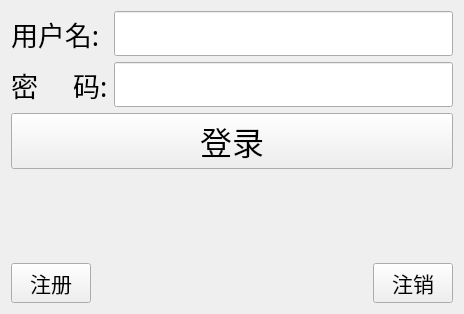
<?xml version="1.0" encoding="UTF-8"?>
<ui version="4.0">
 <class>TcpClient</class>
 <widget class="QWidget" name="TcpClient">
  <property name="geometry">
   <rect>
    <x>0</x>
    <y>0</y>
    <width>464</width>
    <height>314</height>
   </rect>
  </property>
  <property name="windowTitle">
   <string>TcpClient</string>
  </property>
  <layout class="QVBoxLayout" name="verticalLayout_2">
   <item>
    <layout class="QVBoxLayout" name="verticalLayout">
     <item>
      <layout class="QGridLayout" name="gridLayout">
       <item row="0" column="0">
        <widget class="QLabel" name="nameLabel">
         <property name="font">
          <font>
           <family>Agency FB</family>
           <pointsize>20</pointsize>
          </font>
         </property>
         <property name="text">
          <string>用户名:</string>
         </property>
        </widget>
       </item>
       <item row="0" column="1">
        <widget class="QLineEdit" name="nameLineEdit">
         <property name="font">
          <font>
           <family>Agency FB</family>
           <pointsize>20</pointsize>
          </font>
         </property>
        </widget>
       </item>
       <item row="1" column="0">
        <widget class="QLabel" name="pwdLabel">
         <property name="font">
          <font>
           <family>Agency FB</family>
           <pointsize>20</pointsize>
          </font>
         </property>
         <property name="text">
          <string>密     码:</string>
         </property>
        </widget>
       </item>
       <item row="1" column="1">
        <widget class="QLineEdit" name="pwdLineEdit">
         <property name="font">
          <font>
           <family>Agency FB</family>
           <pointsize>20</pointsize>
          </font>
         </property>
         <property name="echoMode">
          <enum>QLineEdit::Password</enum>
         </property>
        </widget>
       </item>
       <item row="2" column="0" colspan="2">
        <widget class="QPushButton" name="loginPushButton">
         <property name="font">
          <font>
           <family>Agency FB</family>
           <pointsize>24</pointsize>
          </font>
         </property>
         <property name="text">
          <string>登录</string>
         </property>
        </widget>
       </item>
      </layout>
     </item>
     <item>
      <spacer name="verticalSpacer">
       <property name="orientation">
        <enum>Qt::Vertical</enum>
       </property>
       <property name="sizeHint" stdset="0">
        <size>
         <width>20</width>
         <height>40</height>
        </size>
       </property>
      </spacer>
     </item>
     <item>
      <layout class="QHBoxLayout" name="horizontalLayout">
       <item>
        <widget class="QPushButton" name="registPushButton">
         <property name="font">
          <font>
           <family>Agency FB</family>
           <pointsize>16</pointsize>
          </font>
         </property>
         <property name="text">
          <string>注册</string>
         </property>
        </widget>
       </item>
       <item>
        <spacer name="horizontalSpacer">
         <property name="orientation">
          <enum>Qt::Horizontal</enum>
         </property>
         <property name="sizeHint" stdset="0">
          <size>
           <width>40</width>
           <height>20</height>
          </size>
         </property>
        </spacer>
       </item>
       <item>
        <widget class="QPushButton" name="cancelPushButton">
         <property name="font">
          <font>
           <family>Agency FB</family>
           <pointsize>16</pointsize>
          </font>
         </property>
         <property name="text">
          <string>注销</string>
         </property>
        </widget>
       </item>
      </layout>
     </item>
    </layout>
   </item>
  </layout>
 </widget>
 <resources/>
 <connections/>
</ui>
